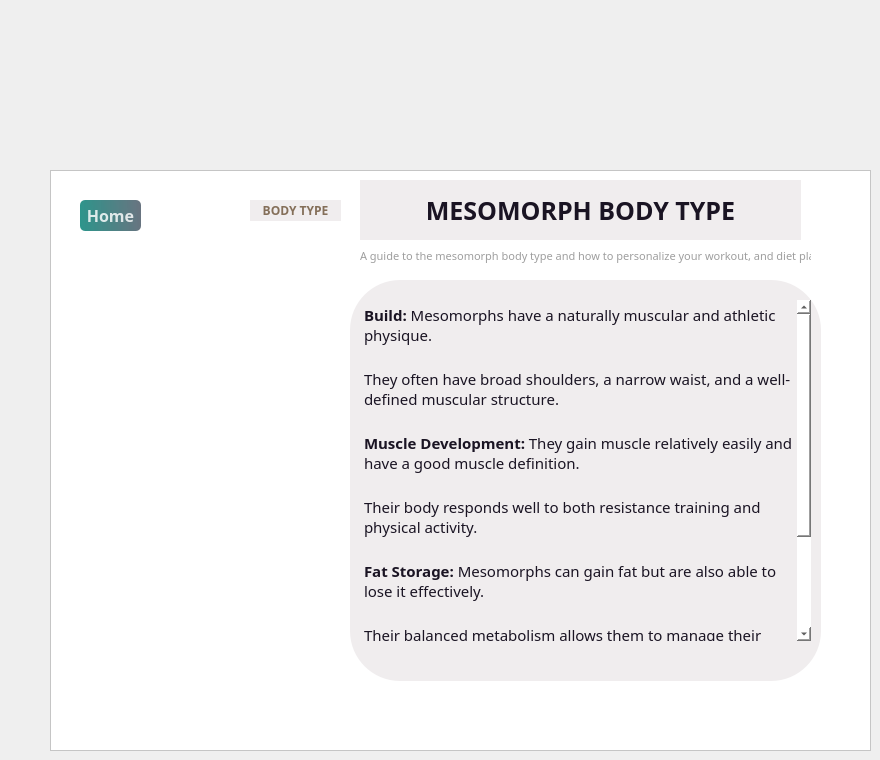
    <widget class="QWidget" name="Mesomorph">
     <widget class="QFrame" name="frame_10">
      <property name="geometry">
       <rect>
        <x>50</x>
        <y>170</y>
        <width>821</width>
        <height>581</height>
       </rect>
      </property>
      <property name="styleSheet">
       <string notr="true">background-color: rgb(255, 255, 255);</string>
      </property>
      <property name="frameShape">
       <enum>QFrame::Shape::StyledPanel</enum>
      </property>
      <property name="frameShadow">
       <enum>QFrame::Shadow::Raised</enum>
      </property>
      <widget class="QLabel" name="label_43">
       <property name="geometry">
        <rect>
         <x>20</x>
         <y>70</y>
         <width>261</width>
         <height>441</height>
        </rect>
       </property>
       <property name="styleSheet">
        <string notr="true">border-image: url(:/images/mesomorph.png);
border-radius:50px;</string>
       </property>
       <property name="text">
        <string/>
       </property>
       <property name="pixmap">
        <pixmap>:/mesomorph.png</pixmap>
       </property>
       <property name="scaledContents">
        <bool>true</bool>
       </property>
      </widget>
      <widget class="QLabel" name="label_44">
       <property name="geometry">
        <rect>
         <x>300</x>
         <y>110</y>
         <width>471</width>
         <height>401</height>
        </rect>
       </property>
       <property name="styleSheet">
        <string notr="true">
background-color: #F0EDEE;
border-radius:50px;</string>
       </property>
       <property name="text">
        <string/>
       </property>
      </widget>
      <widget class="QLabel" name="label_45">
       <property name="geometry">
        <rect>
         <x>310</x>
         <y>10</y>
         <width>441</width>
         <height>61</height>
        </rect>
       </property>
       <property name="font">
        <font>
         <family>Sitka Banner</family>
         <pointsize>19</pointsize>
         <bold>true</bold>
        </font>
       </property>
       <property name="styleSheet">
        <string notr="true">
border-radius:150px;
color: #1A1423;

background-color: #F0EDEE;
</string>
       </property>
       <property name="text">
        <string>MESOMORPH BODY TYPE</string>
       </property>
       <property name="alignment">
        <set>Qt::AlignmentFlag::AlignCenter</set>
       </property>
      </widget>
      <widget class="QPushButton" name="home3">
       <property name="geometry">
        <rect>
         <x>30</x>
         <y>30</y>
         <width>61</width>
         <height>31</height>
        </rect>
       </property>
       <property name="font">
        <font>
         <family>Sitka Banner</family>
         <pointsize>12</pointsize>
         <bold>true</bold>
        </font>
       </property>
       <property name="styleSheet">
        <string notr="true">

QPushButton#home3{
        background-color: qlineargradient(spread:pad, x1:0, y1:0.505682, x2:1, y2:0.477, stop:0 rgba(11, 131, 120, 219), stop:1 rgba(85, 98, 112, 226));
        color:rgba(255, 255, 255, 210);
        border-radius:5px;
}

QPushButton#home3:hover{
        background-color: qlineargradient(spread:pad, x1:0, y1:0.505682, x2:1, y2:0.477, stop:0 rgba(150, 123, 111, 219), stop:1 rgba(85, 81, 84, 226));
}

QPushButton#home3:pressed{
        padding-left:5px;
        padding-top:5px;
        background-color:rgba(150, 123, 111, 255);
}
</string>
       </property>
       <property name="text">
        <string>Home</string>
       </property>
      </widget>
      <widget class="QLabel" name="label_46">
       <property name="geometry">
        <rect>
         <x>200</x>
         <y>30</y>
         <width>91</width>
         <height>21</height>
        </rect>
       </property>
       <property name="font">
        <font>
         <family>Sitka Banner</family>
         <pointsize>9</pointsize>
         <bold>true</bold>
        </font>
       </property>
       <property name="styleSheet">
        <string notr="true">color:rgb(132, 111, 89);



background-color: #F0EDEE;
border-radius:50px;</string>
       </property>
       <property name="text">
        <string>BODY TYPE</string>
       </property>
       <property name="alignment">
        <set>Qt::AlignmentFlag::AlignCenter</set>
       </property>
      </widget>
      <widget class="QLabel" name="label_47">
       <property name="geometry">
        <rect>
         <x>310</x>
         <y>70</y>
         <width>451</width>
         <height>31</height>
        </rect>
       </property>
       <property name="font">
        <font>
         <family>Sitka Banner</family>
         <pointsize>8</pointsize>
        </font>
       </property>
       <property name="styleSheet">
        <string notr="true">color:rgb(158, 158, 158)
</string>
       </property>
       <property name="text">
        <string>A guide to the mesomorph body type and how to personalize your workout, and diet plans.</string>
       </property>
      </widget>
      <widget class="QTextBrowser" name="textBrowser_7">
       <property name="geometry">
        <rect>
         <x>310</x>
         <y>130</y>
         <width>451</width>
         <height>341</height>
        </rect>
       </property>
       <property name="font">
        <font>
         <family>Sitka Banner</family>
        </font>
       </property>
       <property name="styleSheet">
        <string notr="true">color: #1A1423;
background-color: #F0EDEE;
border-radius:50px;</string>
       </property>
       <property name="html">
        <string>&lt;!DOCTYPE HTML PUBLIC &quot;-//W3C//DTD HTML 4.0//EN&quot; &quot;http://www.w3.org/TR/REC-html40/strict.dtd&quot;&gt;
&lt;html&gt;&lt;head&gt;&lt;meta name=&quot;qrichtext&quot; content=&quot;1&quot; /&gt;&lt;meta charset=&quot;utf-8&quot; /&gt;&lt;style type=&quot;text/css&quot;&gt;
p, li { white-space: pre-wrap; }
hr { height: 1px; border-width: 0; }
li.unchecked::marker { content: &quot;\2610&quot;; }
li.checked::marker { content: &quot;\2612&quot;; }
&lt;/style&gt;&lt;/head&gt;&lt;body style=&quot; font-family:'Sitka Banner'; font-size:9pt; font-weight:400; font-style:normal;&quot;&gt;
&lt;p style=&quot; margin-top:0px; margin-bottom:0px; margin-left:0px; margin-right:0px; -qt-block-indent:0; text-indent:0px;&quot;&gt;&lt;span style=&quot; font-size:11pt; font-weight:700;&quot;&gt;Build:&lt;/span&gt;&lt;span style=&quot; font-size:11pt;&quot;&gt; Mesomorphs have a naturally muscular and athletic physique.&lt;/span&gt;&lt;/p&gt;
&lt;p style=&quot;-qt-paragraph-type:empty; margin-top:0px; margin-bottom:0px; margin-left:0px; margin-right:0px; -qt-block-indent:0; text-indent:0px; font-size:11pt;&quot;&gt;&lt;br /&gt;&lt;/p&gt;
&lt;p style=&quot; margin-top:0px; margin-bottom:0px; margin-left:0px; margin-right:0px; -qt-block-indent:0; text-indent:0px;&quot;&gt;&lt;span style=&quot; font-size:11pt;&quot;&gt;They often have broad shoulders, a narrow waist, and a well-defined muscular structure.&lt;/span&gt;&lt;/p&gt;
&lt;p style=&quot;-qt-paragraph-type:empty; margin-top:0px; margin-bottom:0px; margin-left:0px; margin-right:0px; -qt-block-indent:0; text-indent:0px; font-size:11pt;&quot;&gt;&lt;br /&gt;&lt;/p&gt;
&lt;p style=&quot; margin-top:0px; margin-bottom:0px; margin-left:0px; margin-right:0px; -qt-block-indent:0; text-indent:0px;&quot;&gt;&lt;span style=&quot; font-size:11pt; font-weight:700;&quot;&gt;Muscle Development: &lt;/span&gt;&lt;span style=&quot; font-size:11pt;&quot;&gt;They gain muscle relatively easily and have a good muscle definition.&lt;/span&gt;&lt;/p&gt;
&lt;p style=&quot;-qt-paragraph-type:empty; margin-top:0px; margin-bottom:0px; margin-left:0px; margin-right:0px; -qt-block-indent:0; text-indent:0px; font-size:11pt;&quot;&gt;&lt;br /&gt;&lt;/p&gt;
&lt;p style=&quot; margin-top:0px; margin-bottom:0px; margin-left:0px; margin-right:0px; -qt-block-indent:0; text-indent:0px;&quot;&gt;&lt;span style=&quot; font-size:11pt;&quot;&gt;Their body responds well to both resistance training and physical activity.&lt;/span&gt;&lt;/p&gt;
&lt;p style=&quot;-qt-paragraph-type:empty; margin-top:0px; margin-bottom:0px; margin-left:0px; margin-right:0px; -qt-block-indent:0; text-indent:0px; font-size:11pt;&quot;&gt;&lt;br /&gt;&lt;/p&gt;
&lt;p style=&quot; margin-top:0px; margin-bottom:0px; margin-left:0px; margin-right:0px; -qt-block-indent:0; text-indent:0px;&quot;&gt;&lt;span style=&quot; font-size:11pt; font-weight:700;&quot;&gt;Fat Storage:&lt;/span&gt;&lt;span style=&quot; font-size:11pt;&quot;&gt; Mesomorphs can gain fat but are also able to lose it effectively.&lt;/span&gt;&lt;/p&gt;
&lt;p style=&quot;-qt-paragraph-type:empty; margin-top:0px; margin-bottom:0px; margin-left:0px; margin-right:0px; -qt-block-indent:0; text-indent:0px; font-size:11pt;&quot;&gt;&lt;br /&gt;&lt;/p&gt;
&lt;p style=&quot; margin-top:0px; margin-bottom:0px; margin-left:0px; margin-right:0px; -qt-block-indent:0; text-indent:0px;&quot;&gt;&lt;span style=&quot; font-size:11pt;&quot;&gt;Their balanced metabolism allows them to manage their weight with moderate effort.&lt;/span&gt;&lt;/p&gt;
&lt;p style=&quot;-qt-paragraph-type:empty; margin-top:0px; margin-bottom:0px; margin-left:0px; margin-right:0px; -qt-block-indent:0; text-indent:0px; font-size:11pt;&quot;&gt;&lt;br /&gt;&lt;/p&gt;
&lt;p style=&quot; margin-top:0px; margin-bottom:0px; margin-left:0px; margin-right:0px; -qt-block-indent:0; text-indent:0px;&quot;&gt;&lt;span style=&quot; font-size:11pt; font-weight:700;&quot;&gt;Metabolism: &lt;/span&gt;&lt;span style=&quot; font-size:11pt;&quot;&gt;Their metabolism is generally well-balanced, not too fast or slow.&lt;/span&gt;&lt;/p&gt;
&lt;p style=&quot;-qt-paragraph-type:empty; margin-top:0px; margin-bottom:0px; margin-left:0px; margin-right:0px; -qt-block-indent:0; text-indent:0px; font-size:11pt;&quot;&gt;&lt;br /&gt;&lt;/p&gt;
&lt;p style=&quot; margin-top:0px; margin-bottom:0px; margin-left:0px; margin-right:0px; -qt-block-indent:0; text-indent:0px;&quot;&gt;&lt;span style=&quot; font-size:11pt;&quot;&gt;This allows for effective muscle gain and fat management.&lt;/span&gt;&lt;/p&gt;&lt;/body&gt;&lt;/html&gt;</string>
       </property>
      </widget>
     </widget>
    </widget>
